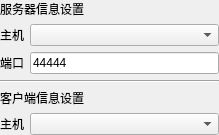
<?xml version="1.0" encoding="UTF-8"?>
<ui version="4.0">
 <class>SAKSctpServerDeviceController</class>
 <widget class="QWidget" name="SAKSctpServerDeviceController">
  <property name="geometry">
   <rect>
    <x>0</x>
    <y>0</y>
    <width>219</width>
    <height>117</height>
   </rect>
  </property>
  <property name="windowTitle">
   <string>Form</string>
  </property>
  <layout class="QGridLayout" name="gridLayout">
   <property name="leftMargin">
    <number>0</number>
   </property>
   <property name="topMargin">
    <number>0</number>
   </property>
   <property name="rightMargin">
    <number>0</number>
   </property>
   <property name="bottomMargin">
    <number>0</number>
   </property>
   <item row="3" column="0" colspan="2">
    <widget class="Line" name="line">
     <property name="orientation">
      <enum>Qt::Horizontal</enum>
     </property>
    </widget>
   </item>
   <item row="2" column="1">
    <widget class="QLineEdit" name="serverPortLineEdit">
     <property name="text">
      <string>44444</string>
     </property>
    </widget>
   </item>
   <item row="2" column="0">
    <widget class="QLabel" name="label_4">
     <property name="text">
      <string>端口</string>
     </property>
    </widget>
   </item>
   <item row="5" column="0">
    <widget class="QLabel" name="label">
     <property name="text">
      <string>主机</string>
     </property>
    </widget>
   </item>
   <item row="1" column="0">
    <widget class="QLabel" name="label_3">
     <property name="text">
      <string>主机</string>
     </property>
    </widget>
   </item>
   <item row="4" column="0" colspan="2">
    <widget class="QLabel" name="label_6">
     <property name="text">
      <string>客户端信息设置</string>
     </property>
    </widget>
   </item>
   <item row="1" column="1">
    <widget class="QComboBox" name="serverhostComboBox"/>
   </item>
   <item row="0" column="0" colspan="2">
    <widget class="QLabel" name="label_5">
     <property name="text">
      <string>服务器信息设置</string>
     </property>
    </widget>
   </item>
   <item row="5" column="1">
    <widget class="QComboBox" name="clientHostComboBox"/>
   </item>
  </layout>
 </widget>
 <resources/>
 <connections/>
</ui>
